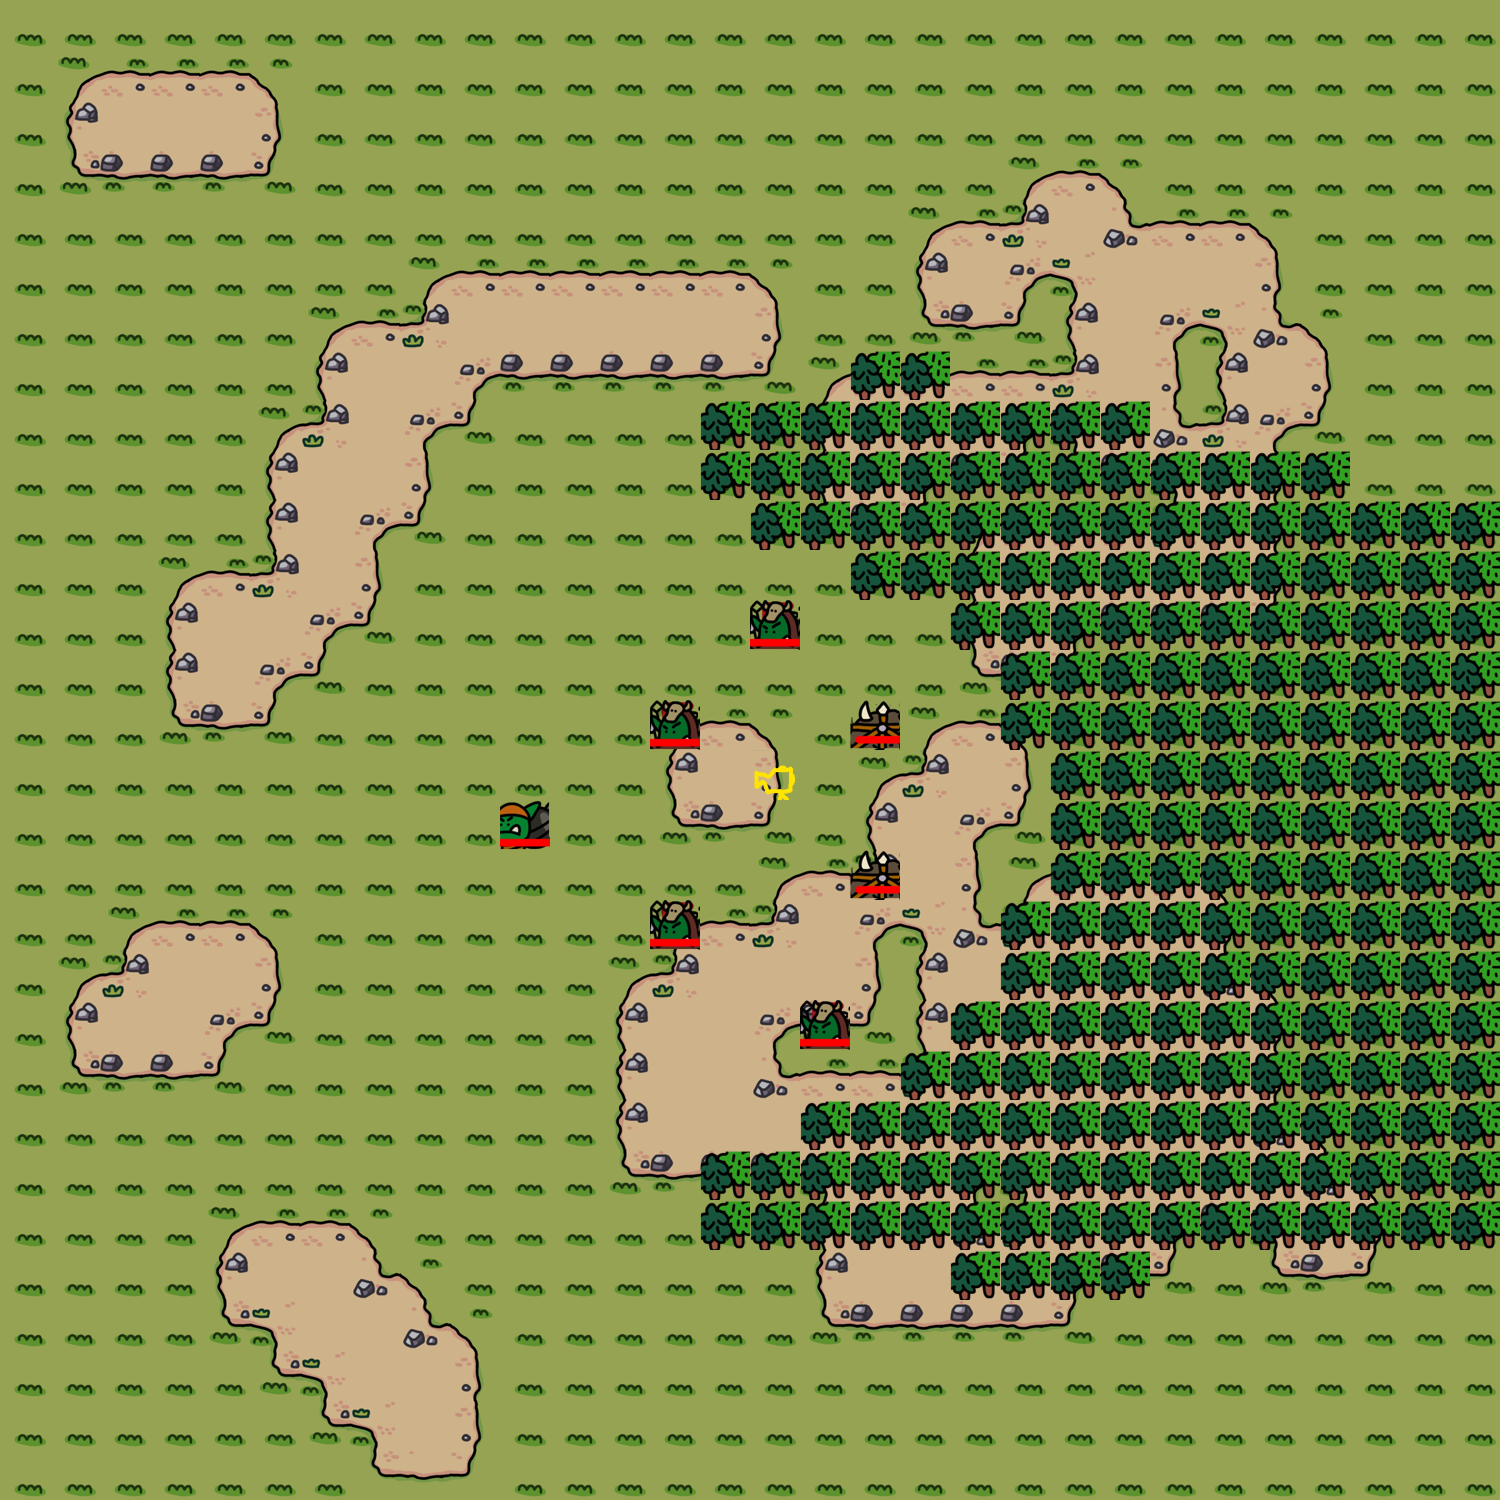

The image is a tile-based game level rendered from a .tmx file. Its description and source (layers, tilesets, objects; grid data summarised) follow:
An orthogonal 30x30 tile map with 50x50 px tiles, 4 tile layers (stage, soil, deco, unit).

<map version="1.0" orientation="orthogonal" renderorder="right-down" width="30" height="30" tilewidth="50" tileheight="50" nextobjectid="1">
    <tileset firstgid="1" name="grassTilemap" tilewidth="50" tileheight="50" tilecount="130">
        <image source="50TileSet.png" width="512" height="1024" />
  <terraintypes>
   <terrain name="soil" tile="-1" />
  </terraintypes>
  <tile id="30" terrain=",,,0" />
  <tile id="31" terrain=",,0,0" />
  <tile id="32" terrain=",,0," />
  <tile id="33" terrain="0,0,0," />
  <tile id="34" terrain="0,0,,0" />
  <tile id="40" terrain=",0,,0" />
  <tile id="41" terrain="0,0,0,0" />
  <tile id="42" terrain="0,,0," />
  <tile id="43" terrain="0,,0,0" />
  <tile id="44" terrain=",0,0,0" />
  <tile id="50" terrain=",0,," />
  <tile id="51" terrain="0,0,," />
  <tile id="52" terrain="0,,," />
 </tileset>
 <layer name="stage" width="30" height="30">
  <data>[900 cells, 900 non-empty, 2 distinct tile ids]</data>
 </layer>
 <layer name="soil" width="30" height="30">
  <data>[900 cells, 349 non-empty, 16 distinct tile ids]</data>
 </layer>
 <layer name="deco" width="30" height="30">
  <data>[900 cells, 203 non-empty, 1 distinct tile ids]</data>
 </layer>
 <layer name="unit" width="30" height="30">
  <data>[900 cells, 8 non-empty, 4 distinct tile ids]</data>
 </layer>
</map>
